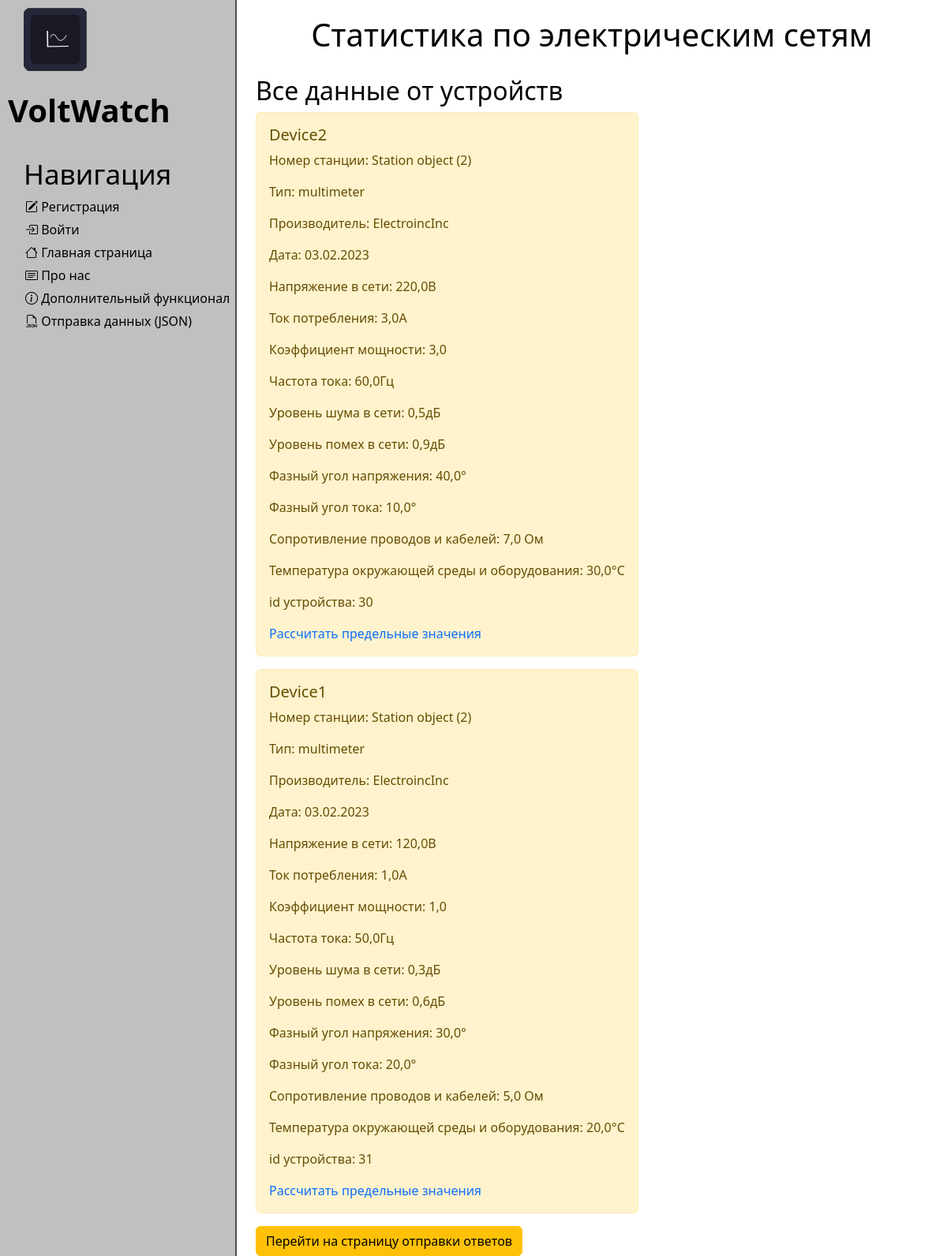
The page / on the database its author committed.
### main/models.py (models this page shows, shortened)
class Device(models.Model):
    title = models.CharField('title', max_length=250)
    id_station = models.ForeignKey(Station, verbose_name='id станции', on_delete=models.CASCADE, default=0)
    type = models.CharField('type', max_length=250)
    maker = models.CharField('maker', max_length=250)
    data = models.CharField('data', max_length=250)
    voltage = models.FloatField('Напряжение в сети (вольты)', max_length=250)
    current = models.FloatField('Ток потребления (амперы)', max_length=250)
    power_factor = models.FloatField('Коэффициент мощности (безразмерный параметр)', max_length=250)
    frequency = models.FloatField('Частота тока (герцы)', max_length=250)
    noise = models.FloatField('Уровень шума в сети (дБ)', max_length=250)
    interference = models.FloatField('Уровень помех в сети (дБ)', max_length=250, default=0)
    voltage_phase_angle = models.FloatField('Фазный угол напряжения (градусы)', max_length=250, default=0)
    current_phase_angle = models.FloatField('Фазный угол тока (градусы)', max_length=250, default=0)
    resistance = models.FloatField('Сопротивление проводов и кабелей (омы)', max_length=250)
    temperature = models.FloatField('Температура окружающей среды и оборудования (градусы Цельсия)', max_length=250)

class Station(models.Model):
    title = models.CharField('title', max_length=250)
    address = models.CharField('address', max_length=250)
    coordinates = models.CharField('coordinates', max_length=250, default=0)

### main/views.py (the view)
# urls.py: path('', views.deviceOut, name='home'),
def deviceOut(request):
    devices = Device.objects.all()
    return render(request, 'main/index.html', {'devices': devices})

### main/templates/main/index.html (shortened to what this page needs)
{% extends 'main/layout.html' %}
{% block content %}
<div class="features">
    <h1>Статистика по электрическим сетям</h1>
</div>
<div class="indexInfo">
    <h2>Все данные от устройств</h2>
    {% for el in devices %}
    <div class="alert alert-warning">
        <h5>{{ el.title }}</h5>
        <p>Номер станции: {{ el.id_station }}</p>
        <p>Тип: {{ el.type }}</p>
        <p>Производитель: {{ el.maker }}</p>
        <p>Дата: {{ el.data }}</p>
        <p>Напряжение в сети: {{ el.voltage }}В</p>
        <p>Ток потребления: {{ el.current }}А</p>
        <p>Коэффициент мощности: {{ el.power_factor }}</p>
        <p>Частота тока: {{ el.frequency }}Гц</p>
        <p>Уровень шума в сети: {{ el.noise }}дБ</p>
        <p>Уровень помех в сети: {{ el.interference }}дБ</p>
        <p>Фазный угол напряжения: {{ el.voltage_phase_angle }}°</p>
        <p>Фазный угол тока: {{ el.current_phase_angle }}°</p>
        <p>Сопротивление проводов и кабелей: {{ el.resistance }} Ом</p>
        <p>Температура окружающей среды и оборудования: {{ el.temperature }}°C</p>
        <p>id устройства: {{ el.id }}</p>
        <a href="{% url 'formulas' device_id=el.id%}">Рассчитать предельные значения</a>
    </div>
    {% endfor %}
    <button class="btn btn-warning">Перейти на страницу отправки ответов</button>
</div>
{% endblock %}

### main/templates/main/layout.html (shortened to what this page needs)
{% load static %}
<!DOCTYPE html>
<html lang="en">
<head>
    <link rel="stylesheet" href="https://cdn.jsdelivr.net/npm/bootstrap@5.2.3/dist/css/bootstrap.min.css">
    <link rel="stylesheet" href="{% static 'main/css/main.css' %}">
    <link rel="stylesheet" href="https://use.fontawesome.com/releases/v5.8.2/css/all.css">
    <link rel="stylesheet" href="https://cdn.jsdelivr.net/npm/bootstrap-icons@1.10.2/font/bootstrap-icons.css">
</head>
<body>
    <aside>
        <img src="{% static 'main/img/logo.png' %}" alt="Логотип сайта">
        <span class="logo">VoltWatch</span>
        <h3>Навигация</h3>
        <ul>
            {% if request.user.is_authenticated %}
            <li><i class="bi bi-person"></i>{{user.username}}</li>
            <a href="{% url 'logout' %}"><li><i class="bi bi-box-arrow-left"></i> Выйти</li></a>
            {% else %}
            <a href="{% url 'register' %}"><li><i class="bi bi-pencil-square"></i> Регистрация</li></a>
            <a href="{% url 'login' %}"><li><i class="bi bi-box-arrow-in-right"></i> Войти</li></a>
            {% endif %}
            <a href="{% url 'home' %}"><li><i class="bi bi-house"></i> Главная страница</li></a>
            <a href="{% url 'about' %}"><li><i class="bi bi-card-text"></i> Про нас</li></a>
            <a href="{% url 'dopInfo' %}"><li><i class="bi bi-info-circle"></i> Дополнительный функционал</li></a>
            <a href="{% url 'json' %}"><li><i class="bi bi-filetype-json"></i> Отправка данных (JSON)</li></a>
        </ul>
    </aside>
    <main>
      {% block content %}
      {% endblock %}
    </main>
</body>
</html>

### main/static/main/css/main.css (style rules this page uses)
body { background: white; }
aside { height: 100%; width: 25%; float: left; position: fixed; background: silver; z-index: 1; top: 0; left: 0; padding: 2,5%; color: black; border-right: 2px solid #4d4d4d; }
aside img { width: 80px; float: left; margin-left: 30px; margin-top: 10px; }
aside .logo { font-size: 40px; margin-left: 10px; font-weight: bold; position: relative; top: 20px; }
aside h3 { margin-left: 30px; font-size: 35px; margin-top: 50px; float: center; }
aside ul { list-style: none; }
aside ul li { color: black; display: block; margin-top: 5px; }
main .features { float: left; color: black; margin-left: 25%; margin-top: 20px; text-align: center; width: 75%; }
main .indexInfo { float: left; color: black; margin-top: 20px; margin-left: 27%; text-align: left; }

### main/templates/main/layout.html (style rules this page uses)
a { text-decoration: none; }

### rows shown on the page
Device: title "Device2", id_station "Station object (2)", type "multimeter", maker "ElectroincInc", data "03.02.2023", voltage "220,0", current "3,0", power_factor "3,0", frequency "60,0", noise "0,5", interference "0,9", voltage_phase_angle "40,0", current_phase_angle "10,0", resistance "7,0", temperature "30,0", id "30"
Device: title "Device1", id_station "Station object (2)", type "multimeter", maker "ElectroincInc", data "03.02.2023", voltage "120,0", current "1,0", power_factor "1,0", frequency "50,0", noise "0,3", interference "0,6", voltage_phase_angle "30,0", current_phase_angle "20,0", resistance "5,0", temperature "20,0", id "31"
